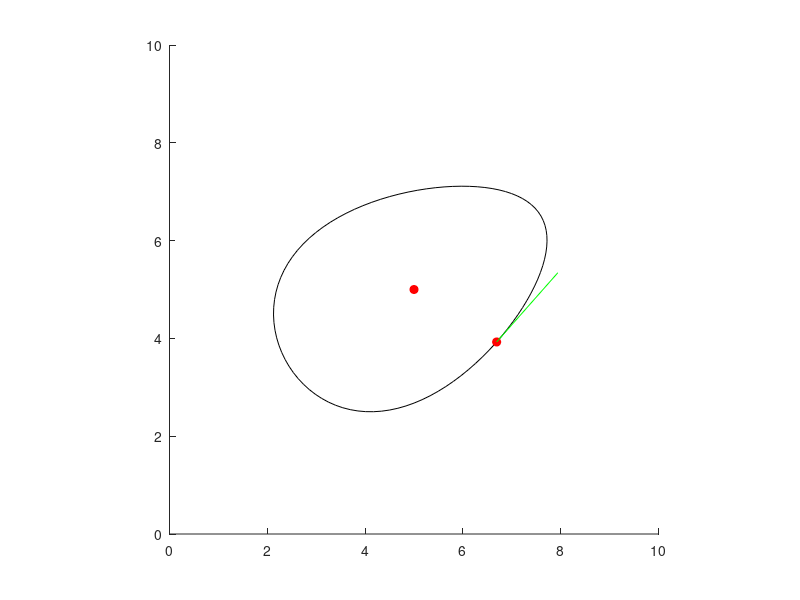

This chart was generated by the following MATLAB code:
%template for how to properly call egg_func
%also provides example for how to interpret outputs
function eggxample01()
    %set the oval hyper-parameters
    egg_params = struct();
    egg_params.a = 3; egg_params.b = 2; egg_params.c = .15;
    %specify the position and orientation of the egg
    x0 = 5; y0 = 5; theta = pi/6;
    %set up the axis
    hold on; axis equal; axis square
    axis([0,10,0,10])
    %plot the origin of the egg frame
    plot(x0,y0,'ro','markerfacecolor','r');
    %compute the perimeter of the egg
    [V_list, G_list] = egg_func(linspace(0,1,100),x0,y0,theta,egg_params);
    %plot the perimeter of the egg
    plot(V_list(1,:),V_list(2,:),'k');
    %compute a single point along the egg (s=.8)
    %as well as the tangent vector at that point
    [V_single, G_single] = egg_func(.8,x0,y0,theta,egg_params);
    %plot this single point on the egg
    plot(V_single(1),V_single(2),'ro','markerfacecolor','r');
    %plot this tangent vector on the egg
    vector_scaling = .1;
    tan_vec_x = [V_single(1),V_single(1)+vector_scaling*G_single(1)];
    tan_vec_y = [V_single(2),V_single(2)+vector_scaling*G_single(2)];
    plot(tan_vec_x,tan_vec_y,'g')
end

function [V, G] = egg_func(s,x0,y0,theta,egg_params)
    a=egg_params.a;
    b=egg_params.b;
    c=egg_params.c;
    x = a*cos(2*pi*s);
    f = exp(-c*x/2);
    y = b*sin(2*pi*s).*f;
    dx = -2*pi*a*sin(2*pi*s);
    df = (-c/2)*f.*dx;
    dy = 2*pi*b*cos(2*pi*s).*f + b*sin(2*pi*s).*df;
    R = [cos(theta),-sin(theta);sin(theta),cos(theta)];
    V = R*[x;y]+[x0*ones(1,length(theta));y0*ones(1,length(theta))];
    G = R*[dx;dy];
end